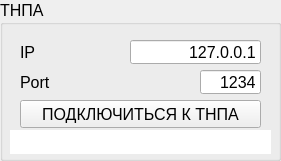
   <widget class="QGroupBox" name="gbAUVConnection">
    <property name="geometry">
     <rect>
      <x>700</x>
      <y>5</y>
      <width>281</width>
      <height>161</height>
     </rect>
    </property>
    <property name="font">
     <font>
      <pointsize>12</pointsize>
     </font>
    </property>
    <property name="title">
     <string>ТНПА</string>
    </property>
    <widget class="QLineEdit" name="edIP">
     <property name="geometry">
      <rect>
       <x>130</x>
       <y>40</y>
       <width>131</width>
       <height>24</height>
      </rect>
     </property>
     <property name="font">
      <font>
       <pointsize>12</pointsize>
      </font>
     </property>
     <property name="text">
      <string>127.0.0.1</string>
     </property>
     <property name="alignment">
      <set>Qt::AlignRight|Qt::AlignTrailing|Qt::AlignVCenter</set>
     </property>
    </widget>
    <widget class="QLabel" name="lbIP">
     <property name="geometry">
      <rect>
       <x>20</x>
       <y>40</y>
       <width>51</width>
       <height>24</height>
      </rect>
     </property>
     <property name="font">
      <font>
       <pointsize>12</pointsize>
      </font>
     </property>
     <property name="text">
      <string>IP</string>
     </property>
    </widget>
    <widget class="QLineEdit" name="edPort">
     <property name="geometry">
      <rect>
       <x>200</x>
       <y>70</y>
       <width>61</width>
       <height>24</height>
      </rect>
     </property>
     <property name="font">
      <font>
       <pointsize>12</pointsize>
      </font>
     </property>
     <property name="text">
      <string>1234</string>
     </property>
     <property name="alignment">
      <set>Qt::AlignRight|Qt::AlignTrailing|Qt::AlignVCenter</set>
     </property>
    </widget>
    <widget class="QLabel" name="lbPort">
     <property name="geometry">
      <rect>
       <x>20</x>
       <y>70</y>
       <width>51</width>
       <height>24</height>
      </rect>
     </property>
     <property name="font">
      <font>
       <pointsize>12</pointsize>
      </font>
     </property>
     <property name="text">
      <string>Port</string>
     </property>
    </widget>
    <widget class="QLineEdit" name="edAUVConnection">
     <property name="geometry">
      <rect>
       <x>10</x>
       <y>130</y>
       <width>261</width>
       <height>24</height>
      </rect>
     </property>
     <property name="font">
      <font>
       <pointsize>12</pointsize>
      </font>
     </property>
     <property name="autoFillBackground">
      <bool>false</bool>
     </property>
     <property name="frame">
      <bool>false</bool>
     </property>
     <property name="alignment">
      <set>Qt::AlignCenter</set>
     </property>
     <property name="readOnly">
      <bool>true</bool>
     </property>
    </widget>
    <widget class="QPushButton" name="btnAUV">
     <property name="geometry">
      <rect>
       <x>20</x>
       <y>100</y>
       <width>241</width>
       <height>28</height>
      </rect>
     </property>
     <property name="font">
      <font>
       <pointsize>12</pointsize>
      </font>
     </property>
     <property name="text">
      <string>ПОДКЛЮЧИТЬСЯ К ТНПА</string>
     </property>
    </widget>
   </widget>
